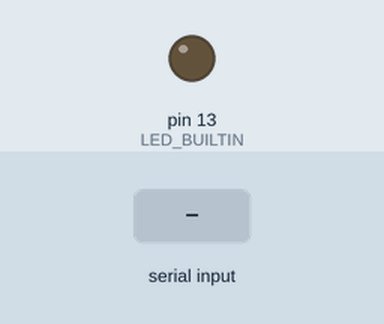
Recording of a program running on a simulated Teensy 4. On the bench: output pins drawn as LEDs (lit = HIGH). Inputs (shaded band) come from the test bench. What the program prints to the serial monitor is not drawn.

Above: at 1.2 s.
1.3 s: "1" received over Serial
Timing chart, 0 to 10.3 s (numbered marks = the images above; inputs shaded):
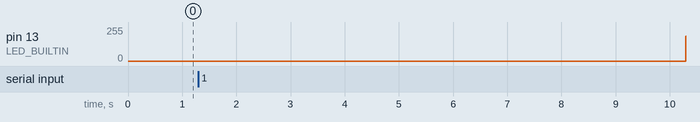

Measured:
- after the input at 1.3 s, pin 13 (LED_BUILTIN): stays 0/255 (without the input it goes to 114/255 after 7.2 s)

The program:

main.cpp
```cpp
#include <Arduino.h>
#include "Indicator.h"
#include "config.h"
#include "Sonar.h"


#ifdef BOARD1

#elif defined(BOARD2)

#endif

Indicator* indicator = new Indicator();
Sonar* sonar1 = new Sonar(&Serial1);

unsigned long long sonarLastTime = 0;
unsigned long long testLastTime = 0;
int count = 0;

byte recv[6];
int recvLength = sizeof(recv)/sizeof(byte);

void setup() {
  Serial.begin(115200);
  SONAR1.begin(9600);
  SONAR2.begin(9600);
  SONAR3.begin(9600);
  SONAR4.begin(9600);
  RS485.begin(115200);

  pinMode(LED_BUILTIN, OUTPUT);
}

void loop() {

  if(millis() - testLastTime > 1000)
  {
    testLastTime = millis();
    // Serial.printf(" Size : %d\r\n" );
    count++;
    Serial.printf(" C : %d\r\n", count );
    RS485.printf(" C5 : %d\r\n", count);
  }

  if(Serial.available())
  {
    char c = Serial.read();
    switch (c)
    {
    case '1':
      RS485.println("1234");
      Serial.println("press 1");
      break;

    default:
      break;
    }
  }

  // PC 에서 요청 받을 경우 동작
  // if(RS485.available())
  // {

  //   }
  //   // 명령어 수신
  //   RS485.readBytes(recv, recvLength);

  //   // memcpy();
  // }


  int distance = sonar1->getDistance();

  if(millis() - sonarLastTime > 50)
  {
    sonarLastTime = millis();
    Serial.printf("D : %d\r\n", distance);
  }


  indicator->breathe(5);
}
```

Indicator.h
```cpp
#ifndef __INDICATOR_H__
#define __INDICATOR_H__

#include <Arduino.h>

class Indicator
{
private:

    unsigned long long breathingTime = 0;
    unsigned char breathingValue = 0;
    bool breathingDirection = true;

public:
    Indicator();
    ~Indicator();

    void breathe(uint8_t _delay);

};


#endif
```

Sonar.h
```cpp
#ifndef __SONAR_H__
#define __SONAR_H__

#include <HardwareSerial.h>
#include <SoftwareSerial.h>
#include <iostream>
#include <vector>

class Sonar
{
private:
    HardwareSerial* myHWSerial;
    SoftwareSerial* mySWSerial;

    const int MAX_DISTANCE = 2100;  // 2100 mm
    unsigned long long sonarLastTime = 0;
    unsigned long long UART_Interval = 1;
    unsigned char data[4]={};
    float distance;


    unsigned char receivedData = 0;
    unsigned int receievdCount = 0;
    unsigned char DATA_RESULT = 0;


    void bubbleSort(unsigned char* target, unsigned char arraySize);

public:

    Sonar(SoftwareSerial* _serial);
    Sonar(HardwareSerial* _serial);
    ~Sonar();

    void initSonar();
    int getDistance();


};


#endif
```

Indicator.cpp
```cpp
#include "Indicator.h"

Indicator::Indicator()
{

}

Indicator::~Indicator()
{
}


void Indicator::breathe(uint8_t _delay)
{
  if(millis() - breathingTime > _delay)
  {
    breathingTime = millis();
    if(breathingDirection == true)
    {
      breathingValue++;
    }
    else
    {
      breathingValue--;
    }

    if(breathingValue >= 255)
    {
      breathingDirection = false;
    }
    else if(breathingValue <= 0)
    {
      breathingDirection = true;
    }

    analogWrite(LED_BUILTIN, breathingValue);

  }
}
```

Sonar.cpp
```cpp
#include "Sonar.h"
#include <Arduino.h>

//#define DEBUG

Sonar::Sonar(SoftwareSerial* _serial)
{
    mySWSerial = _serial;
}

Sonar::Sonar(HardwareSerial* _serial)
{
    myHWSerial = _serial;
}

Sonar::~Sonar()
{
}


void Sonar::initSonar()
{
    myHWSerial->begin(9600);
}


int Sonar::getDistance()
{

  if(millis() - sonarLastTime > UART_Interval)
  {
    sonarLastTime = millis();

    receivedData = myHWSerial->read();
    // Serial.printf("SINGLE : 0x%X \r\n", receivedData);
    if(receivedData == 0xFF)
    {
        data[0] = 0xFF;
        receievdCount = 0;
    }
    else
    {
        receievdCount++;
        data[receievdCount] = receivedData;

    //   Serial.printf("READ %02X %02X %02X %02X => ", data[0], data[1], data[2], data[3]);

        if(receievdCount == 2)
        {
            if(data[2] == 0x00)
            {
#ifdef DEBUG
                Serial.printf("Something is Blocking Sensor or Too Far!!\r\n");
#endif
                receievdCount = 0;
                distance = -1;
            }
        }
        else if(receievdCount == 3)
        {
            DATA_RESULT = (data[0] + data[1] + data[2]) & 0x00FF;
            if( data[3] == DATA_RESULT )
            {
                distance = (data[1] << 8) + data[2];
                if(distance > 30)
                {
#ifdef DEBUG
                    Serial.printf("Distance : %4.0f [ %3.0f ] cm\r\n", distance , distance/10);
#endif
                    distance = distance/10;
                }
                else
                {

                    distance = 0;
#ifdef DEBUG
                    Serial.printf("Below 30mm\r\n");
#endif
                }
            }
            else
            {
                Serial.printf("Error %X %X %X \r\n", data[1], data[2], data[3]);
            }

            receievdCount = 0;
            for (int i = 0; i < 4; i++)
            {
                data[i] = 0;
            }
        }
      }
      myHWSerial->flush();
    }
    return (int)distance;
}

void Sonar::bubbleSort(unsigned char* target, unsigned char arraySize)
{
    unsigned char temp, i, j;
    unsigned char flag = 1;

    for (i = arraySize -1 ; flag&&i >= 1; i--)
    {
        flag = 0;
        for (j = 0; j < i; j++)
        {
            if(target[j] > target[j+1])
            {
                temp = target[j];
                target[j] = target[j+1];
                target[j+1] = temp;
                flag = 1;
            }
        }
    }
}
```

config.h
```cpp
#define MASTER
#define SLAVE

//#define BOARD1
#define BOARD2


#define SONAR1 Serial1
#define SONAR2 Serial2
#define SONAR3 Serial3
#define SONAR4 Serial4
#define RS485  Serial5
```
